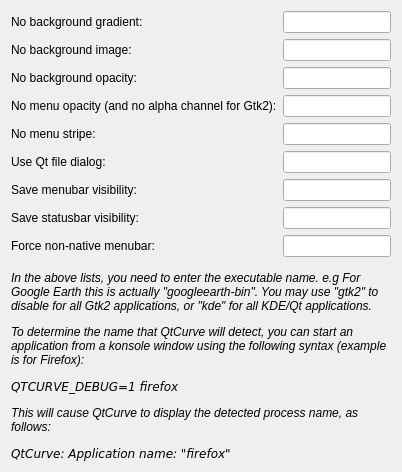
     <widget class="QWidget" name="page_26">
      <layout class="QVBoxLayout" name="verticalLayout_17">
       <item>
        <layout class="QFormLayout" name="formLayout_20">
         <property name="fieldGrowthPolicy">
          <enum>QFormLayout::ExpandingFieldsGrow</enum>
         </property>
         <item row="0" column="0">
          <widget class="QLabel" name="label_81">
           <property name="text">
            <string>No background gradient:</string>
           </property>
          </widget>
         </item>
         <item row="0" column="1">
          <widget class="KLineEdit" name="noBgndGradientApps">
           <property name="toolTip">
            <string>&lt;p&gt;Comma separated list of names of applications which should not use the background gradient setting. &lt;/p&gt;&lt;p&gt;Use &lt;i&gt;gtk&lt;/i&gt; to disable for all Gtk2 applications.&lt;/p&gt;</string>
           </property>
          </widget>
         </item>
         <item row="1" column="0">
          <widget class="QLabel" name="label_82">
           <property name="text">
            <string>No background image:</string>
           </property>
          </widget>
         </item>
         <item row="1" column="1">
          <widget class="KLineEdit" name="noBgndImageApps">
           <property name="toolTip">
            <string>&lt;p&gt;Comma separated list of names of applications which should not use the background image setting. &lt;/p&gt;&lt;p&gt;Use &lt;i&gt;gtk&lt;/i&gt; to disable for all Gtk2 applications.&lt;/p&gt;</string>
           </property>
          </widget>
         </item>
         <item row="2" column="0">
          <widget class="QLabel" name="label_81b">
           <property name="text">
            <string>No background opacity:</string>
           </property>
          </widget>
         </item>
         <item row="2" column="1">
          <widget class="KLineEdit" name="noBgndOpacityApps">
           <property name="toolTip">
            <string>&lt;p&gt;Comma separated list of names of applications which should not use the background opacity setting. &lt;/p&gt;&lt;p&gt;Use &lt;i&gt;gtk&lt;/i&gt; to disable for all Gtk2 applications.&lt;/p&gt;</string>
           </property>
          </widget>
         </item>
         <item row="3" column="0">
          <widget class="QLabel" name="label_81mnu">
           <property name="text">
            <string>No menu opacity (and no alpha channel for Gtk2):</string>
           </property>
          </widget>
         </item>
         <item row="3" column="1">
          <widget class="KLineEdit" name="noMenuBgndOpacityApps">
           <property name="toolTip">
            <string>&lt;p&gt;Comma separated list of names of applications which should not use the menu opacity setting.&lt;/p&gt;&lt;p&gt;&lt;i&gt;For Gtk2, this option also disables using an alpha-channel to smoothly round tooltips and popup menus.&lt;/i&gt;&lt;/p&gt;&lt;p&gt;Use &lt;i&gt;gtk&lt;/i&gt; to disable for all Gtk2 applications.&lt;/p&gt;</string>
           </property>
          </widget>
         </item>
         <item row="4" column="0">
          <widget class="QLabel" name="label_82y">
           <property name="text">
            <string>No menu stripe:</string>
           </property>
          </widget>
         </item>
         <item row="4" column="1">
          <widget class="KLineEdit" name="noMenuStripeApps">
           <property name="toolTip">
            <string>&lt;p&gt;Comma separated list of names of applications which should not use the menu stripe setting. &lt;/p&gt;&lt;p&gt;Use &lt;i&gt;gtk&lt;/i&gt; to disable for all Gtk2 applications.&lt;/p&gt;</string>
           </property>
          </widget>
         </item>
         <item row="5" column="0">
          <widget class="QLabel" name="label_83">
           <property name="text">
            <string>Use Qt file dialog:</string>
           </property>
          </widget>
         </item>
         <item row="5" column="1">
          <widget class="KLineEdit" name="useQtFileDialogApps">
           <property name="toolTip">
            <string>&lt;p&gt;Comma separated list of names of Qt4 applications which should not use the KDE file dialog.</string>
           </property>
          </widget>
         </item>
         <item row="6" column="0">
          <widget class="QLabel" name="label_83a">
           <property name="text">
            <string>Save menubar visibility:</string>
           </property>
          </widget>
         </item>
         <item row="6" column="1">
          <widget class="KLineEdit" name="menubarApps">
           <property name="toolTip">
            <string>&lt;p&gt;Comma separated list of names of KDE applications where QtCurve needs to manually save whether the menubar is hidden or not.&lt;/p&gt;&lt;p&gt;Use &lt;i&gt;kde&lt;/i&gt; to set for all KDE applications. The menubar state of Gtk2 applications is always manually saved.&lt;/p&gt;</string>
           </property>
          </widget>
         </item>
         <item row="7" column="0">
          <widget class="QLabel" name="label_89">
           <property name="text">
            <string>Save statusbar visibility:</string>
           </property>
          </widget>
         </item>
         <item row="7" column="1">
          <widget class="KLineEdit" name="statusbarApps">
           <property name="toolTip">
            <string>&lt;p&gt;Comma separated list of names of KDE applications where QtCurve needs to manually save whether the statusbar is hidden or not.&lt;/p&gt;&lt;p&gt;Use &lt;i&gt;kde&lt;/i&gt; to set for all KDE applications. The statusbar state of Gtk2 applications is always manually saved.&lt;/p&gt;</string>
           </property>
          </widget>
         </item>
         <item row="8" column="0">
          <widget class="QLabel" name="label_89a">
           <property name="text">
            <string>Force non-native menubar:</string>
           </property>
          </widget>
         </item>
         <item row="8" column="1">
          <widget class="KLineEdit" name="nonnativeMenubarApps">
           <property name="toolTip">
            <string>&lt;html&gt;&lt;head/&gt;&lt;body&gt;&lt;p&gt;Comma separated list of names of KDE/Qt applications where QtCurve needs to instruct Qt not to use the native menubar.&lt;/p&gt;&lt;p&gt;Try this on Mac for applications where certain menu items do not behave as expected when they are part of the menus of the Mac-style toplevel menubar, but behave correctly for instance when they are part of a popup/context menu. Applications need to be restarted for changes to take effect.&lt;/p&gt;&lt;/body&gt;&lt;/html&gt;</string>
           </property>
          </widget>
         </item>
        </layout>
       </item>
       <item>
        <spacer name="verticalSpacer_6">
         <property name="orientation">
          <enum>Qt::Vertical</enum>
         </property>
         <property name="sizeType">
          <enum>QSizePolicy::Fixed</enum>
         </property>
         <property name="sizeHint" stdset="0">
          <size>
           <width>8</width>
           <height>8</height>
          </size>
         </property>
        </spacer>
       </item>
       <item>
        <widget class="QLabel" name="label_101">
         <property name="text">
          <string>&lt;i&gt;&lt;p&gt;In the above lists, you need to enter the executable name. e.g For Google Earth this is actually &quot;googleearth-bin&quot;. You may use &quot;gtk2&quot; to disable for all Gtk2 applications, or &quot;kde&quot; for all KDE/Qt applications.&lt;/p&gt;
&lt;p&gt;To determine the name that QtCurve will detect, you can start an application from a konsole window using the following syntax (example is for Firefox):&lt;/p&gt;
&lt;p&gt;&lt;code&gt;QTCURVE_DEBUG=1 firefox&lt;/code&gt;&lt;/p&gt;
&lt;p&gt;This will cause QtCurve to display the detected process name, as follows:&lt;/p&gt;
&lt;p&gt;&lt;code&gt;QtCurve: Application name: &quot;firefox&quot;&lt;/code&gt;&lt;/p&gt;&lt;/i&gt;</string>
         </property>
         <property name="alignment">
          <set>Qt::AlignLeading|Qt::AlignLeft|Qt::AlignTop</set>
         </property>
         <property name="wordWrap">
          <bool>true</bool>
         </property>
        </widget>
       </item>
      </layout>
     </widget>
